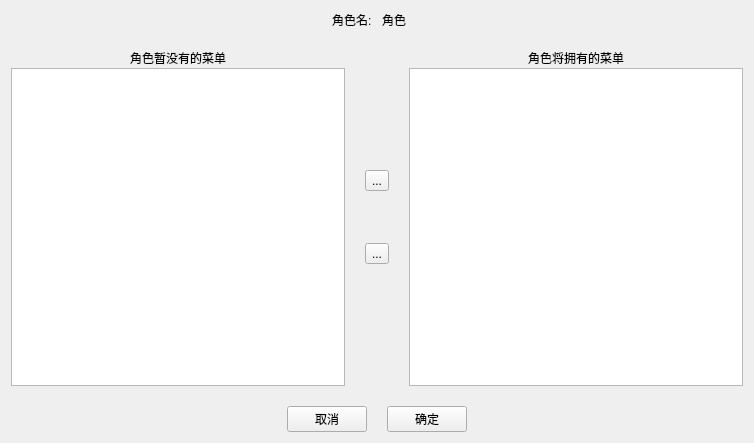
<?xml version="1.0" encoding="UTF-8"?>
<ui version="4.0">
 <class>updateMemWidget</class>
 <widget class="QWidget" name="updateMemWidget">
  <property name="geometry">
   <rect>
    <x>0</x>
    <y>0</y>
    <width>754</width>
    <height>443</height>
   </rect>
  </property>
  <property name="windowTitle">
   <string>修改菜单权限</string>
  </property>
  <layout class="QHBoxLayout" name="horizontalLayout_4">
   <property name="spacing">
    <number>20</number>
   </property>
   <item>
    <layout class="QVBoxLayout" name="verticalLayout_4">
     <item>
      <layout class="QHBoxLayout" name="horizontalLayout_2">
       <property name="spacing">
        <number>10</number>
       </property>
       <item alignment="Qt::AlignRight">
        <widget class="QLabel" name="label">
         <property name="text">
          <string>角色名:</string>
         </property>
        </widget>
       </item>
       <item>
        <widget class="QLabel" name="roleNameLabel">
         <property name="text">
          <string>角色</string>
         </property>
        </widget>
       </item>
      </layout>
     </item>
     <item>
      <layout class="QHBoxLayout" name="horizontalLayout_3">
       <item>
        <layout class="QVBoxLayout" name="verticalLayout_2">
         <property name="spacing">
          <number>1</number>
         </property>
         <item alignment="Qt::AlignHCenter">
          <widget class="QLabel" name="label_3">
           <property name="text">
            <string>角色暂没有的菜单</string>
           </property>
          </widget>
         </item>
         <item>
          <widget class="QListWidget" name="allMemList"/>
         </item>
        </layout>
       </item>
       <item>
        <layout class="QVBoxLayout" name="verticalLayout">
         <property name="spacing">
          <number>1</number>
         </property>
         <property name="topMargin">
          <number>70</number>
         </property>
         <property name="bottomMargin">
          <number>70</number>
         </property>
         <item>
          <widget class="QToolButton" name="addToolButton">
           <property name="text">
            <string>...</string>
           </property>
          </widget>
         </item>
         <item>
          <widget class="QToolButton" name="delToolButton">
           <property name="text">
            <string>...</string>
           </property>
          </widget>
         </item>
        </layout>
       </item>
       <item>
        <layout class="QVBoxLayout" name="verticalLayout_3">
         <property name="spacing">
          <number>1</number>
         </property>
         <item alignment="Qt::AlignHCenter">
          <widget class="QLabel" name="label_4">
           <property name="text">
            <string>角色将拥有的菜单</string>
           </property>
          </widget>
         </item>
         <item>
          <widget class="QListWidget" name="ownMemList"/>
         </item>
        </layout>
       </item>
      </layout>
     </item>
     <item>
      <layout class="QHBoxLayout" name="horizontalLayout">
       <item alignment="Qt::AlignRight">
        <widget class="QPushButton" name="cacelButton">
         <property name="sizePolicy">
          <sizepolicy hsizetype="Fixed" vsizetype="Fixed">
           <horstretch>0</horstretch>
           <verstretch>0</verstretch>
          </sizepolicy>
         </property>
         <property name="text">
          <string>取消</string>
         </property>
        </widget>
       </item>
       <item alignment="Qt::AlignLeft">
        <widget class="QPushButton" name="sureButton">
         <property name="sizePolicy">
          <sizepolicy hsizetype="Fixed" vsizetype="Fixed">
           <horstretch>0</horstretch>
           <verstretch>0</verstretch>
          </sizepolicy>
         </property>
         <property name="text">
          <string>确定</string>
         </property>
        </widget>
       </item>
      </layout>
     </item>
    </layout>
   </item>
  </layout>
 </widget>
 <resources/>
 <connections/>
</ui>
